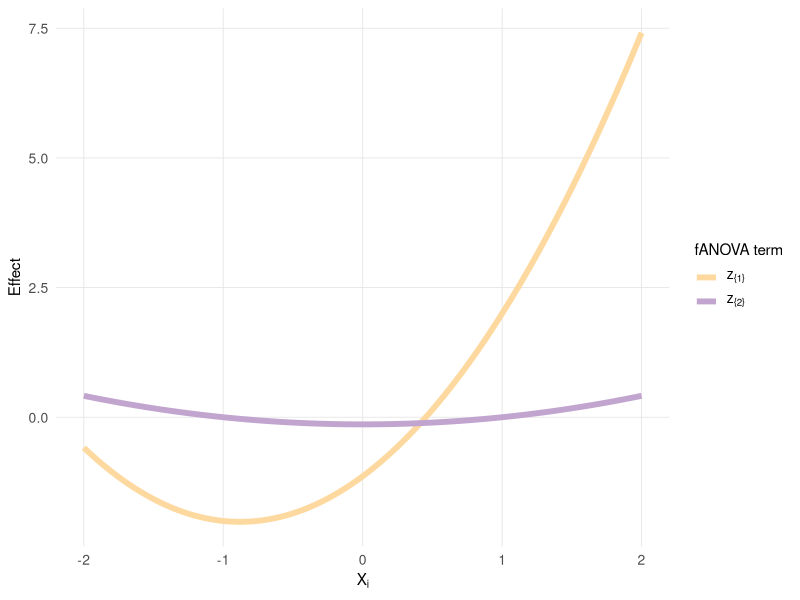
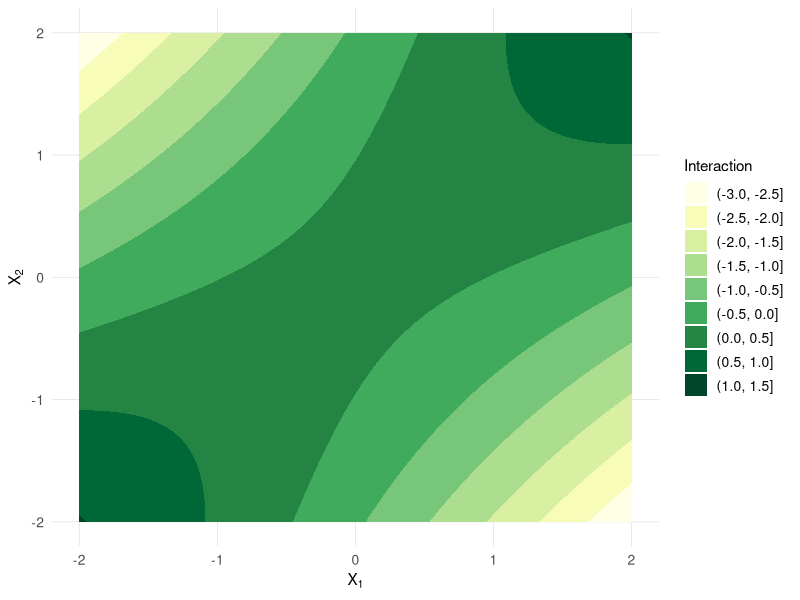
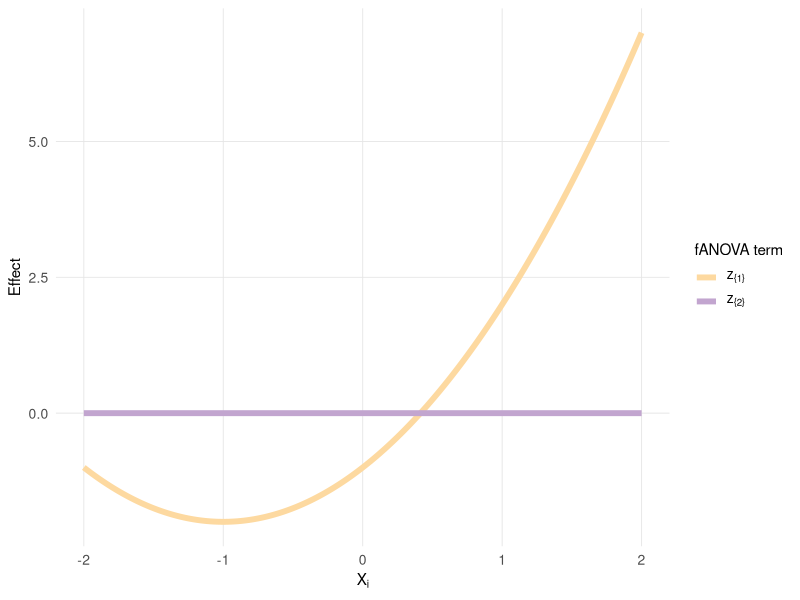
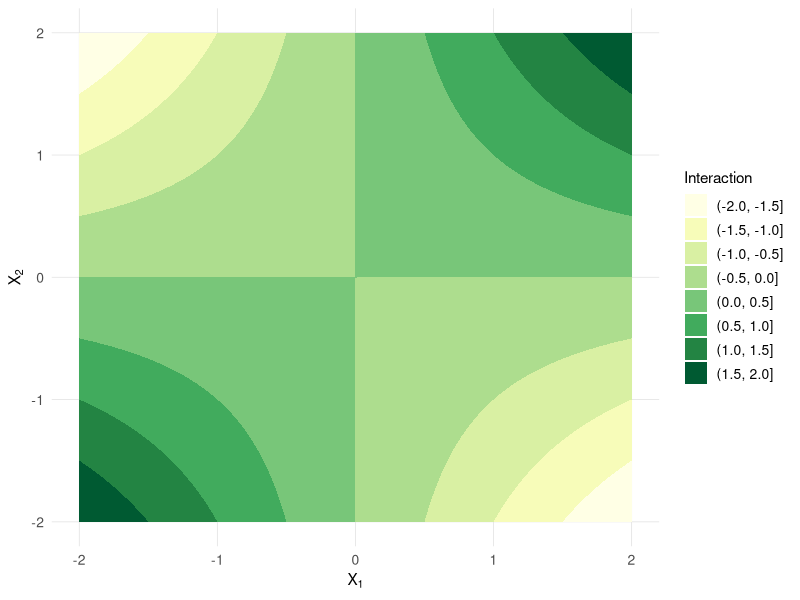
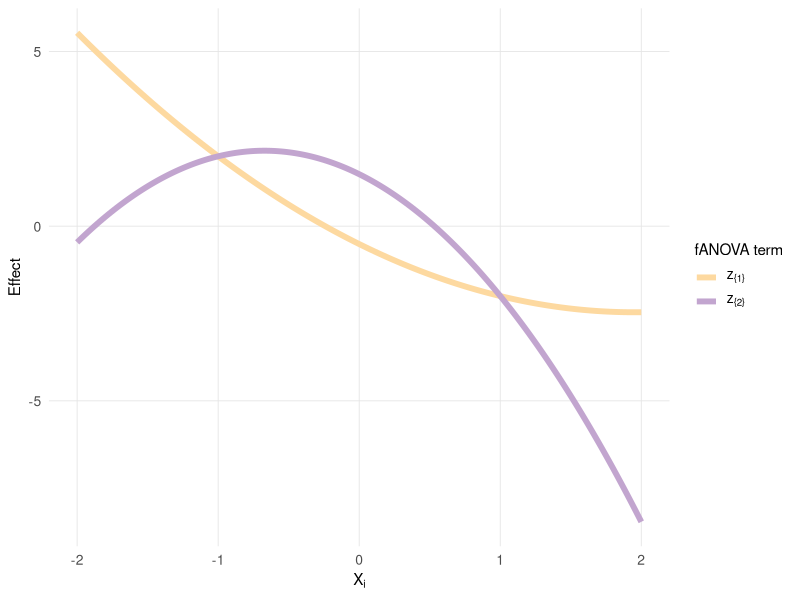
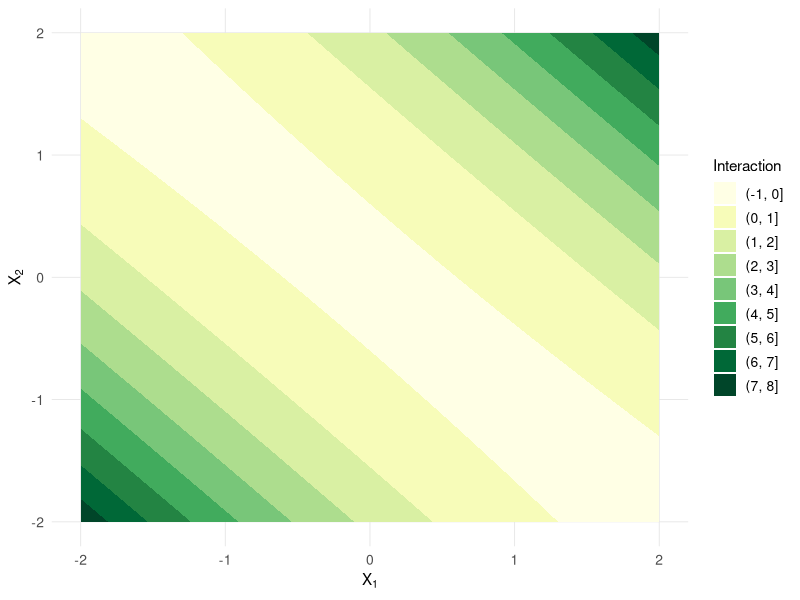
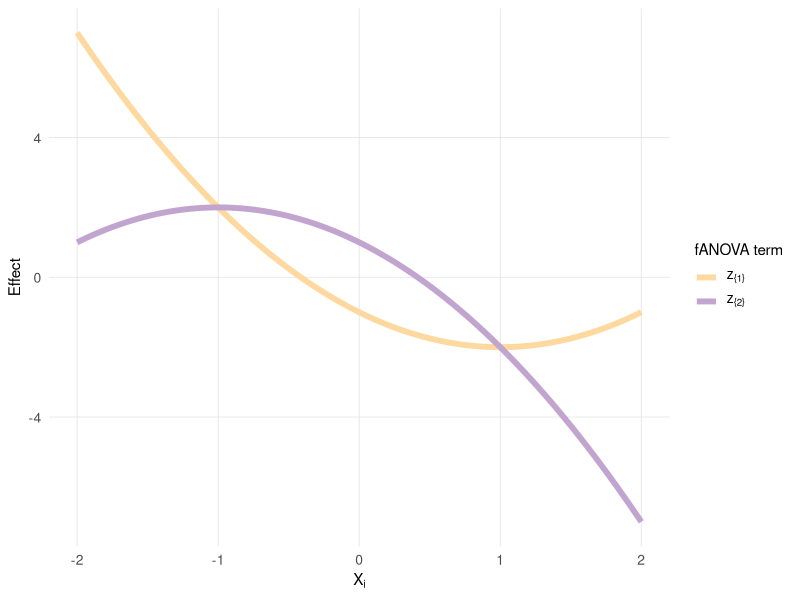
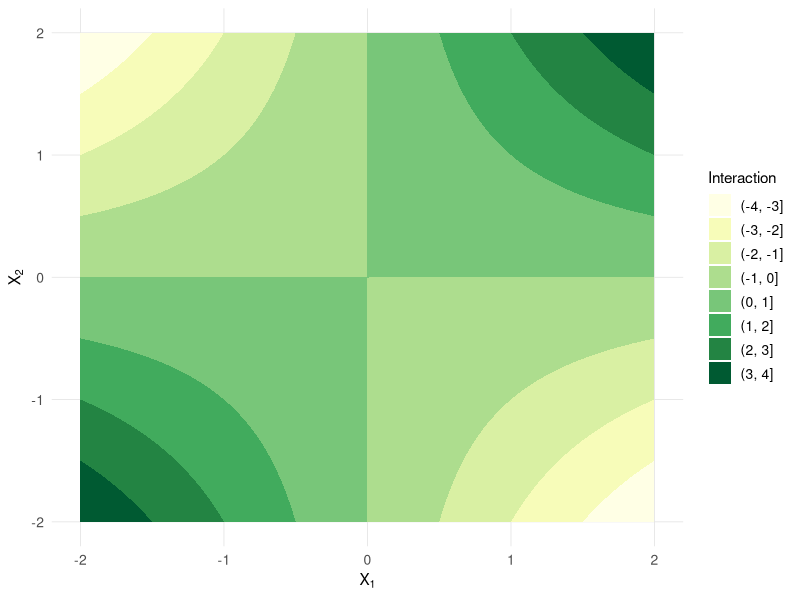

These figures' R source, in order:
library(ggplot2)
library(tidyr)

theme_pub <- theme_minimal(base_size = 12) +
  theme(
    plot.title = element_blank(),
    legend.title = element_text(size = 11),
    legend.text = element_text(size = 10),
    axis.title = element_text(size = 11),
    axis.text = element_text(size = 10),
    panel.grid.major = element_line(color = "grey90", size = 0.3),
    panel.grid.minor = element_blank()
  )


plot_effects <- function(func_name = "y", a0, a1, a2, a11, a22, a12, rho,
                         xlim = c(-2, 2), n = 200) {
  # ---- Corrected coefficients ----
  c_int <- -a12
  c12   <- a11 + (rho / (1 + rho^2)) * a12
  c22   <- a22 + (rho / (1 + rho^2)) * a12
  c11   <- a1
  c21   <- a2
  c0    <- a0 + a11 + a22 + rho * a12
  
  # ---- Main effects ----
  x <- seq(xlim[1], xlim[2], length.out = n)
  df_main <- data.frame(
    x = x,
    Effect1 = c11 * x + c12 * (x^2 - 1),
    Effect2 = c21 * x + c22 * (x^2 - 1)
  ) %>%
    pivot_longer(cols = c(Effect1, Effect2),
                 names_to = "Variable",
                 values_to = "Effect")

  # main_colors <- c("Effect1" = "#FDBFBF",  # soft coral-peach
  #                  "Effect2" = "#A6CEE3")  # pastel blue
  # main_colors <- c(
  #   "Effect1" = "#F4A582",  # soft coral-rose
  #   "Effect2" = "#92C5DE"   # soft sky blue
  # )
  main_colors <- c(
    "Effect1" = "#FDD9A0",  # light peach
    "Effect2" = "#C2A5CF"   # dusty lavender
  )

  # ---- dynamic labels ----
  if (grepl("\\\\", func_name)) {
    # convert LaTeX-like \tilde{z} to R's tilde(z)
    func_name_r <- gsub("\\\\tilde\\{(.*)\\}", "tilde(\\1)", func_name)
    expr_name <- parse(text = func_name_r)[[1]]
  } else {
    expr_name <- as.name(func_name)
  }
  
  
  labels_dynamic <- list(
    bquote(.(expr_name)[{"{1}"}]),
    bquote(.(expr_name)[{"{2}"}])
  )
  
  p1 <- ggplot(df_main, aes(x = x, y = Effect, color = Variable)) +
    geom_line(linewidth = 2) +
    labs(x = expression(X[i]), y = "Effect", color = "fANOVA term") +
    scale_color_manual(values = main_colors, labels = labels_dynamic) +
    theme_pub
  
  
  # ---- Interaction effect ----
  grid <- expand.grid(x1 = x, x2 = x)
  psi_int <- function(x1, x2) {
    rho * (x1^2 + x2^2) / (1 + rho^2) - x1 * x2 +
      rho * (rho^2 - 1) / (1 + rho^2)
  }
  grid$Interaction <- c_int * psi_int(grid$x1, grid$x2)
  
  p2 <- ggplot(grid, aes(x = x1, y = x2, z = Interaction)) +
    geom_contour_filled() +
    scale_fill_brewer(palette = "YlGn") +
    labs(x = expression(X[1]), y = expression(X[2]), fill = "Interaction") +
    theme_pub
  
  list(
    main = p1,
    interaction = p2
  )
}

plot_effects(func_name = "z", 0, 2, 0, 1, 0, 0.5, rho = 0.3)
plot_effects("z", 0, 2, 0, 1, 0, 0.5, rho = 0)

plot_effects("z", 0, -2, -2, 1, -1, 1, rho = -0.8)
plot_effects("z", 0, -2, -2, 1, -1, 1, rho = 0)



